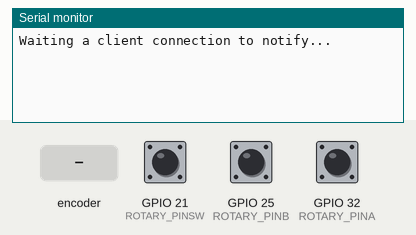
The program below on a simulated ESP32. On the bench: the last lines printed to the serial monitor. The test bench sets the inputs (shaded band); at power-on: GPIO 32 (ROTARY_PINA) HIGH, GPIO 21 (ROTARY_PINSW) HIGH, GPIO 25 (ROTARY_PINB) HIGH. Nothing arrives over Bluetooth unless stated; a phone connects over Bluetooth LE 3 s after start.

Above: at 1.2 s.
1.3 s: GPIO 32 (ROTARY_PINA) pulled LOW for 3.2 s
At 4.51 s:
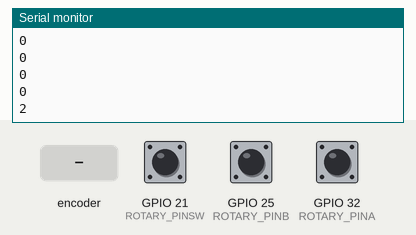
6.0 s: rotary encoder on GPIO 21 (ROTARY_PINSW) / GPIO 25 (ROTARY_PINB) turned 2 steps (second pin leading)
At 6.01 s:
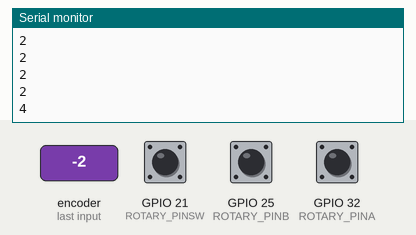
Timing chart, 0 to 9.0 s (numbered marks = the images above; inputs shaded):
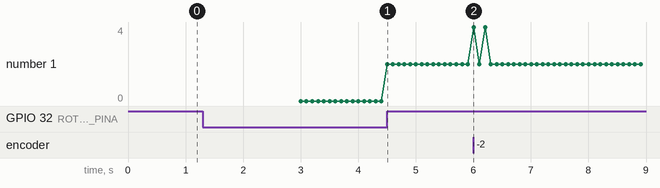

Measured:
- after the input at 1.3 s, the serial monitor: prints a new line after 3.2 s (image 1)
- after the input at 6.0 s, the serial monitor: prints a new line at once (image 2)

The program:

main.cpp
```cpp
/*
    Video: https://www.youtube.com/watch?v=oCMOYS71NIU
    Based on Neil Kolban example for IDF: https://github.com/nkolban/esp32-snippets/blob/master/cpp_utils/tests/BLE%20Tests/SampleNotify.cpp
    Ported to Arduino ESP32 by Evandro Copercini
   Create a BLE server that, once we receive a connection, will send periodic notifications.
   The service advertises itself as: 4fafc201-1fb5-459e-8fcc-c5c9c331914b
   And has a characteristic of: beb5483e-36e1-4688-b7f5-ea07361b26a8
   The design of creating the BLE server is:
   1. Create a BLE Server
   2. Create a BLE Service
   3. Create a BLE Characteristic on the Service
   4. Create a BLE Descriptor on the characteristic
   5. Start the service.
   6. Start advertising.
   A connect hander associated with the server starts a background task that performs notification
   every couple of seconds.
*/
#include <Arduino.h>
#include <string>
#include <stdlib.h>

#include <BLEDevice.h>
#include <BLEServer.h>
#include <BLEUtils.h>
#include <BLE2902.h>

BLEServer* pServer = NULL;
BLECharacteristic* pCharacteristic = NULL;
bool deviceConnected = false;
bool oldDeviceConnected = false;

// See the following for generating UUIDs:
// https://www.uuidgenerator.net/

#define SERVICE_UUID        "c48e6067-5295-48d3-8d5c-0395f61792b1"
#define CHARACTERISTIC_UUID "c48e6067-5295-48d3-8d5c-0395f61792b2"

// rotary encoder
long int rotValue=0, swValue=0;
float rotations = 0;
uint8_t state=0;
float lengthCm;
uint32_t lengthMm = 0;

class MyServerCallbacks: public BLEServerCallbacks {
    void onConnect(BLEServer* pServer) {
      deviceConnected = true;
      rotValue=0, swValue=0;

    };

    void onDisconnect(BLEServer* pServer) {
      deviceConnected = false;
    }
};


#define ROTARY_PINA 32
#define ROTARY_PINB 25
#define ROTARY_PINSW 21

#define ONE_ROTATION 74

portMUX_TYPE gpioMux = portMUX_INITIALIZER_UNLOCKED;

void IRAM_ATTR isrAB() {
   uint8_t s = state & 3;

  portENTER_CRITICAL_ISR(&gpioMux);
    if (digitalRead(ROTARY_PINA)) s |= 4;
    if (digitalRead(ROTARY_PINB)) s |= 8;
    switch (s) {
      case 0: case 5: case 10: case 15:
        break;
      case 1: case 7: case 8: case 14:
        rotValue++; break;
      case 2: case 4: case 11: case 13:
        rotValue--; break;
      case 3: case 12:
        rotValue += 2; break;
      default:
        rotValue -= 2; break;
    }
    state = (s >> 2);
   portEXIT_CRITICAL_ISR(&gpioMux);

}


void IRAM_ATTR isrSWAll() {

 portENTER_CRITICAL_ISR(&gpioMux);
 swValue++;
 portEXIT_CRITICAL_ISR(&gpioMux);

}


void setup() {
  pinMode(ROTARY_PINA, INPUT_PULLUP);
  pinMode(ROTARY_PINB, INPUT_PULLUP);
  pinMode(ROTARY_PINSW, INPUT_PULLUP);

  attachInterrupt(ROTARY_PINA, isrAB, CHANGE);
  attachInterrupt(ROTARY_PINB, isrAB, CHANGE);
  attachInterrupt(ROTARY_PINSW, isrSWAll, CHANGE);

  Serial.begin(115200);

  // Create the BLE Device
  BLEDevice::init("MyESP32");

  // Create the BLE Server
  pServer = BLEDevice::createServer();
  pServer->setCallbacks(new MyServerCallbacks());

  // Create the BLE Service
  BLEService *pService = pServer->createService(SERVICE_UUID);

  // Create a BLE Characteristic
  pCharacteristic = pService->createCharacteristic(
                      CHARACTERISTIC_UUID,
                      BLECharacteristic::PROPERTY_READ   |
                      BLECharacteristic::PROPERTY_WRITE  |
                      BLECharacteristic::PROPERTY_NOTIFY |
                      BLECharacteristic::PROPERTY_INDICATE
                    );

  // https://www.bluetooth.com/specifications/gatt/viewer?attributeXmlFile=org.bluetooth.descriptor.gatt.client_characteristic_configuration.xml
  // Create a BLE Descriptor
  pCharacteristic->addDescriptor(new BLE2902());

  // Start the service
  pService->start();

  // Start advertising
  pServer->getAdvertising()->start();
  Serial.println("Waiting a client connection to notify...");
}

void loop() {
    // notify changed value
    if (deviceConnected) {
        rotations = (float) rotValue / ONE_ROTATION;
        lengthCm = fabs(rotations * 2 * 3.14 * 2.5);
        lengthMm = lengthCm * 10;
        Serial.println(lengthMm);
        pCharacteristic->setValue(lengthMm);
        pCharacteristic->notify();
        delay(100); // bluetooth stack will go into congestion, if too many packets are sent
    }
    // disconnecting
    if (!deviceConnected && oldDeviceConnected) {
        delay(500); // give the bluetooth stack the chance to get things ready
        pServer->startAdvertising(); // restart advertising
        Serial.println("start advertising");
        oldDeviceConnected = deviceConnected;
    }
    // connecting
    if (deviceConnected && !oldDeviceConnected) {
        // do stuff here on connecting
        oldDeviceConnected = deviceConnected;
    }
}
```
